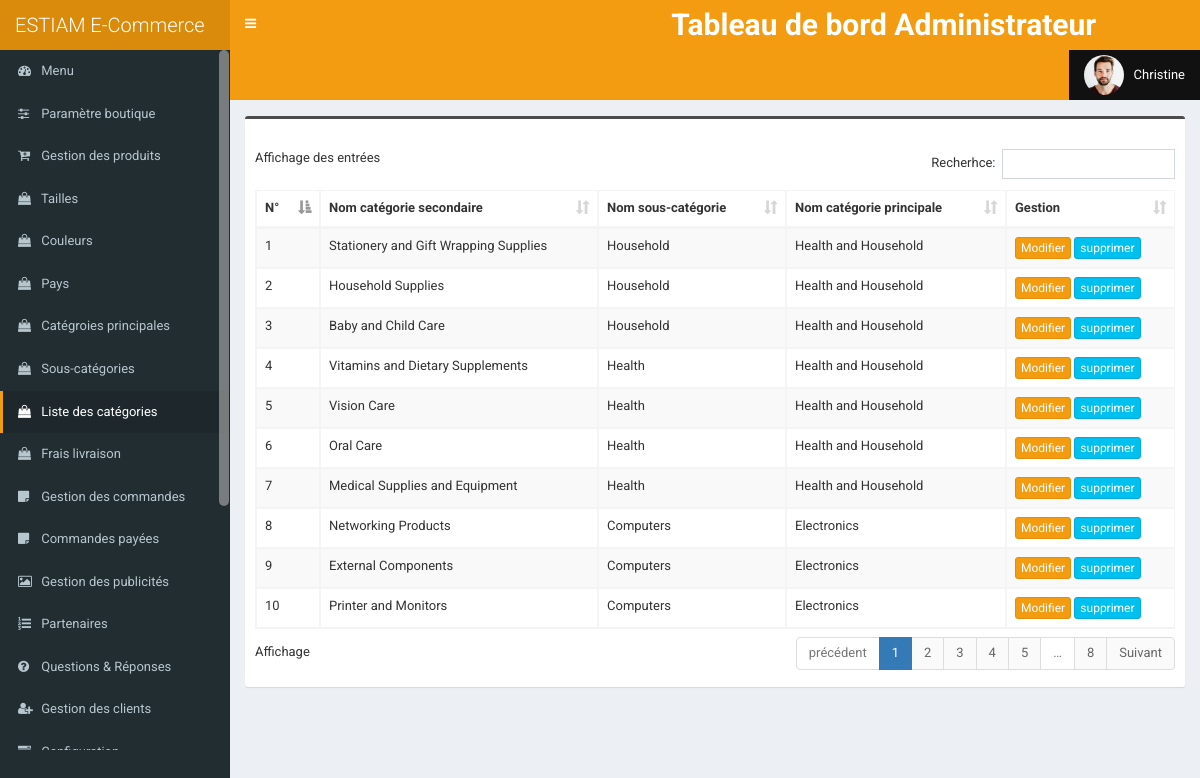
The app's page /admin/end-category.php (signed in) with its own data.
### tables this page shows
CREATE TABLE `tbl_end_category` (
  `ecat_id` int(11) NOT NULL,
  `ecat_name` varchar(255) NOT NULL,
  `mcat_id` int(11) NOT NULL
);

CREATE TABLE `tbl_mid_category` (
  `mcat_id` int(11) NOT NULL,
  `mcat_name` varchar(255) NOT NULL,
  `tcat_id` int(11) NOT NULL
);

CREATE TABLE `tbl_top_category` (
  `tcat_id` int(11) NOT NULL,
  `tcat_name` varchar(255) NOT NULL,
  `show_on_menu` int(1) NOT NULL
);

### admin/end-category.php (the view, shortened to what this page needs)
<?php require_once('header.php'); ?>
<section class="content-header">
    <div class="content-header-left">
        <h1>Liste des catégories</h1>
    </div>
    <div class="content-header-right">
        <a href="end-category-add.php" class="btn btn-primary btn-sm">Nouvelle catégorie</a>
    </div>
</section>
<section class="content">
    <div class="row">
        <div class="col-md-12">
            <div class="box box-info">
                <div class="box-body table-responsive">
                    <table id="example1" class="table table-bordered table-hover table-striped">
                        <thead>
                            <tr>
                                <th>N°</th>
                                <th>Nom catégorie secondaire</th>
                                <th>Nom sous-catégorie</th>
                                <th>Nom catégorie principale</th>
                                <th>Gestion</th>
                            </tr>
                        </thead>
                        <tbody>
                            <?php
                            $i = 0;
                            $statement = $pdo->prepare("SELECT *
                                    FROM tbl_end_category t1
                                    JOIN tbl_mid_category t2
                                    ON t1.mcat_id = t2.mcat_id
                                    JOIN tbl_top_category t3
                                    ON t2.tcat_id = t3.tcat_id
                                    ORDER BY t1.ecat_id DESC
                                    ");
                            $statement->execute();
                            $result = $statement->fetchAll(PDO::FETCH_ASSOC);
                            foreach ($result as $row) {
                                $i++;
                            ?>
                                <tr>
                                    <td><?php echo $i; ?></td>
                                    <td><?php echo $row['ecat_name']; ?></td>
                                    <td><?php echo $row['mcat_name']; ?></td>
                                    <td><?php echo $row['tcat_name']; ?></td>
                                    <td>
                                        <a href="end-category-edit.php?id=<?php echo $row['ecat_id']; ?>" class="btn btn-warning btn-xs">Modifier</a>
                                        <a href="#" class="btn btn-info btn-xs" data-href="end-category-delete.php?id=<?php echo $row['ecat_id']; ?>" data-toggle="modal" data-target="#confirm-delete">supprimer</a>
                                    </td>
                                </tr>
                            <?php
                            }
                            ?>
                        </tbody>
                    </table>
                </div>
            </div>
</section>
<?php require_once('footer.php'); ?>

### admin/style.css (style rules this page uses)
body { font-size: 13px; font-family: "Roboto", sans-serif; }
.content-header > h1, .content-header .content-header-left h1 { font-family: "Roboto", sans-serif; }
.box-info { padding-top: 20px; }
.content-header { overflow: hidden; }
.content-header .content-header-left { float: left; padding-top: 5px; }
.content-header .content-header-right { float: right; }
.content-header .content-header-left h1 { margin-top: 0; margin-bottom: 0; padding-left: 30px; padding-bottom: 5px; font-size: 24px; position: relative; }
.content-header .content-header-left h1:before { position: absolute; top: 0; left: 0; font-family: "FontAwesome", sans-serif; font-size: 26px; content: "\f18e"; }
.content-header .content-header-right a { position: relative; font-size: 14px; }
.box.box-info { border-top-color: #4c4c4c; }
.content-header .content-header-right a { background-color: #333333; border-color: #333333; }

### records on screen
tbl_end_category: ecat_name "Stationery and Gift Wrapping Supplies", mcat.mcat_name "Household", tbl_top_category.tcat_name "Health and Household"
tbl_end_category: ecat_name "Household Supplies", mcat.mcat_name "Household", tbl_top_category.tcat_name "Health and Household"
tbl_end_category: ecat_name "Baby and Child Care", mcat.mcat_name "Household", tbl_top_category.tcat_name "Health and Household"
tbl_end_category: ecat_name "Vitamins and Dietary Supplements", mcat.mcat_name "Health", tbl_top_category.tcat_name "Health and Household"
tbl_end_category: ecat_name "Vision Care", mcat.mcat_name "Health", tbl_top_category.tcat_name "Health and Household"
tbl_end_category: ecat_name "Oral Care", mcat.mcat_name "Health", tbl_top_category.tcat_name "Health and Household"
tbl_end_category: ecat_name "Medical Supplies and Equipment", mcat.mcat_name "Health", tbl_top_category.tcat_name "Health and Household"
tbl_end_category: ecat_name "Networking Products", mcat.mcat_name "Computers", tbl_top_category.tcat_name "Electronics"
tbl_end_category: ecat_name "External Components", mcat.mcat_name "Computers", tbl_top_category.tcat_name "Electronics"
tbl_end_category: ecat_name "Printer and Monitors", mcat.mcat_name "Computers", tbl_top_category.tcat_name "Electronics"

### other values on screen
$_SESSION['user']['full_name'] "Christine"
